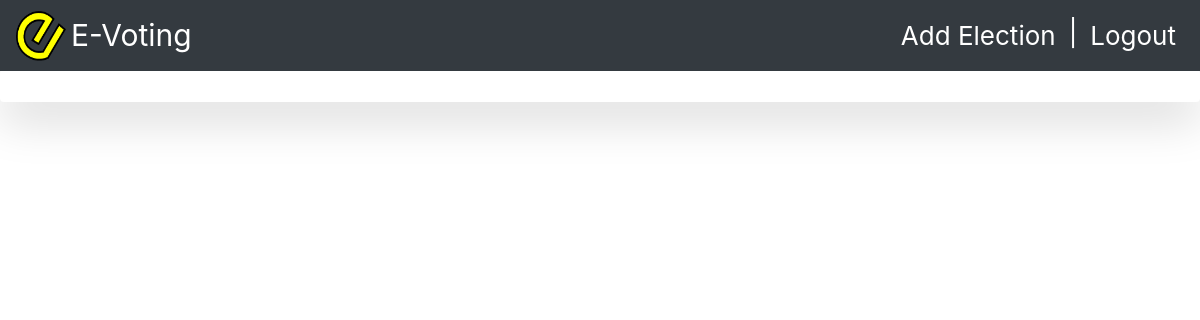
The page /organiser_app/candidate-election/1 on the database as committed earlier.
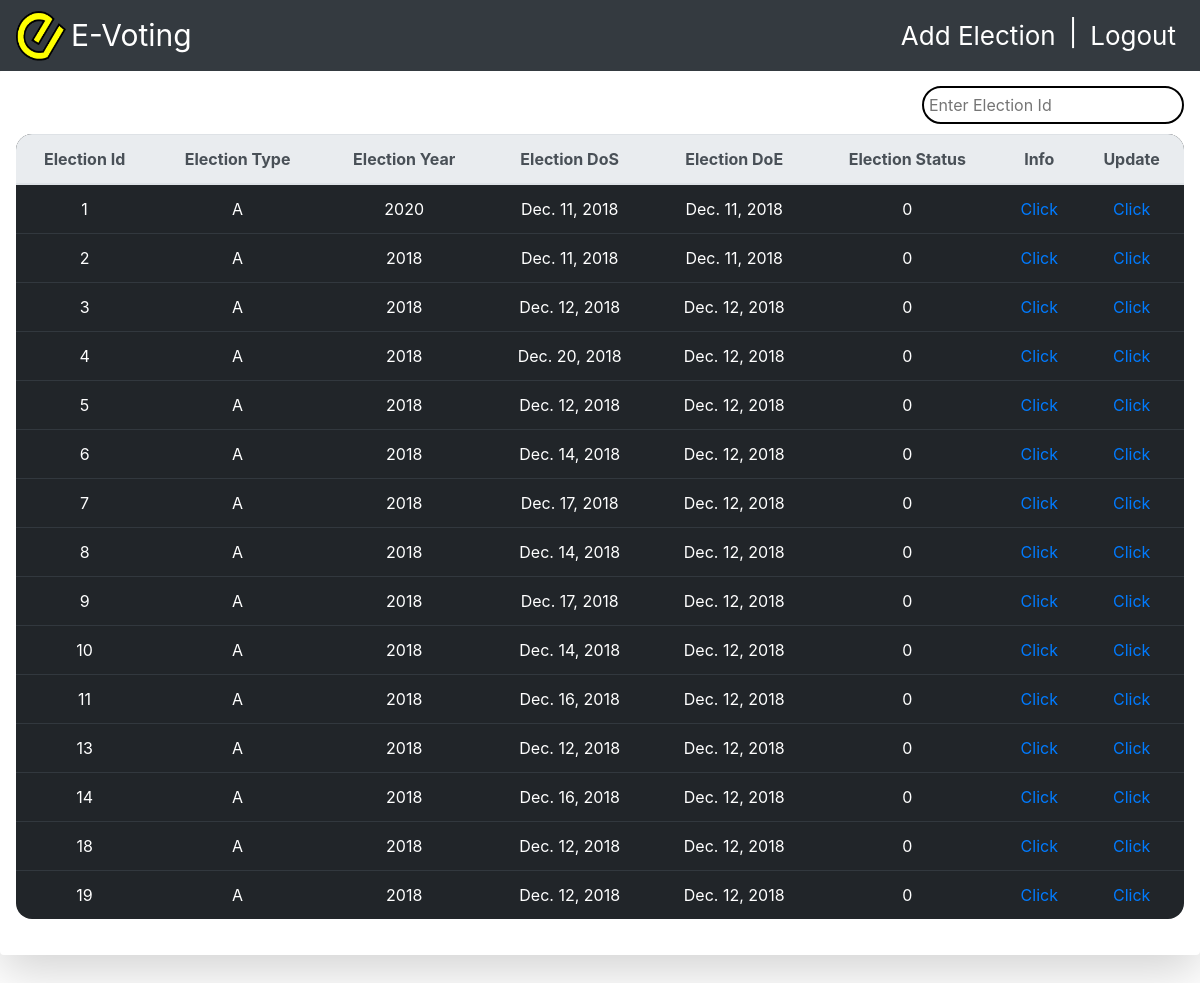
The same page on the database as committed later.
### organiser_app/models.py (models this page shows, shortened)
class Election(models.Model):
    election_type=models.CharField(choices=election_options,null=False,max_length=1,default="Parliamentary")
    election_id=models.AutoField(primary_key=True)
    election_year=models.CharField(null=False,choices=YEARS,default=2018,max_length=6)
    date_of_start=models.DateField(null=False)
    date_of_end=models.DateField(null=False)
    status=models.CharField(choices=statuses,max_length=2,default='0')
    candidates = models.ManyToManyField(to=Candidate)

### organiser_app/views.py (the view)
# urls.py: path('candidate-election/<int:pk>',views.candidate_election,name="candidate-election"),
def candidate_election(request,pk):
    template_name='organiser_app/election.html'
    election_ins=Candidate_election.objects.filter(candidate=pk)
    election_instance=[]
    for ele in election_ins:
        election_instance.append(ele.election)
    context={'election_instance':election_instance}
    return render(request,template_name,context)

### templates/organiser_app/election.html (shortened to what this page needs)
{% load staticfiles %}
<!doctype html>
<html lang="en">
   <head>
      <link rel="stylesheet" href="https://stackpath.bootstrapcdn.com/bootstrap/4.1.3/css/bootstrap.min.css">
   </head>
   <body style="position: relative; padding-top: 20px;">
      <nav class="navbar fixed-top container-fluid navbar-expand-lg navbar-light bg-dark">
         <div class="collapse navbar-collapse " id="navbarSupportedContent">
            <img src="{% static "images/e-voting.png"%}" alt="evoting image" width="50" height="50">
            <p style="color:white; font-size:30px;margin:5px">E-Voting</p>
         </div>
         <ul class="nav navbar-nav navbar-right">
            <li class="nav-item active">
               <a class="nav-link text-white" href="{% url 'organiser_app:addelection' %}" style="font-size:26px">Add Election <span class="sr-only">(current)</span></a>
            </li>
            <li>
               <p class="text-white " style="font-size:26px;margin:5px">|</p>
            </li>
            <li class="nav-item active">
               <a class="nav-link text-white" href="{% url 'organiser_app:evoting-logout'%}" style="font-size:26px">Logout <span class="sr-only">(current)</span></a>
            </li>
         </ul>
      </nav>
      <div class="shadow-lg p-3 mb-5 bg-white rounded" style="margin-top:50px" id="elections">
         {% if election_instance %}
         <input class="search float-right" style="border-radius:20px;padding:5px;margin-bottom:10px;border:2px solid black;outline:none;"placeholder="Enter Election Id" />
         <table class="table table-dark " style="margin: 20px auto;">
            <thead class="thead thead-light " style="text-align: center">
               <th class="eid"> Election Id</th>
               <th class="type"> Election Type</th>
               <th > Election Year</th>
               <th> Election DoS</th>
               <th> Election DoE</th>
               <th class="status"> Election Status</th>
               <th> Info </th>
               <th>Update</th>
            </thead>
            <tbody class="list">
               {% for election in election_instance%}
               <tr style="text-align: center">
                  <td class="eid">{{ election.election_id}}</td>
                  <td class="type">{{ election.election_type}}</td>
                  <td >{{ election.election_year}}</td>
                  <td>{{ election.date_of_start}}</td>
                  <td>{{ election.date_of_end}}</td>
                  <td class="status">{{ election.status}}</td>
                  <td><a href="{% url "organiser_app:election-candidate" election.election_id %}" >Click</a></td>
                  <td><a href="{% url "organiser_app:election_edit" election.election_id %}" >Click</a></td>
               </tr>
               {% endfor %}
            </tbody>
         </table>
         {% endif %}
      </div>
   </body>
</html>

Rows that differ between the two databases and show on the page:
added Election: election_id "1", election_type "A", election_year "2020", date_of_start "Dec. 11, 2018", date_of_end "Dec. 11, 2018", status "0"
added Election: election_id "2", election_type "A", election_year "2018", date_of_start "Dec. 11, 2018", date_of_end "Dec. 11, 2018", status "0"
added Election: election_id "3", election_type "A", election_year "2018", date_of_start "Dec. 12, 2018", date_of_end "Dec. 12, 2018", status "0"
added Election: election_id "4", election_type "A", election_year "2018", date_of_start "Dec. 20, 2018", date_of_end "Dec. 12, 2018", status "0"
added Election: election_id "5", election_type "A", election_year "2018", date_of_start "Dec. 12, 2018", date_of_end "Dec. 12, 2018", status "0"
added Election: election_id "6", election_type "A", election_year "2018", date_of_start "Dec. 14, 2018", date_of_end "Dec. 12, 2018", status "0"
added Election: election_id "7", election_type "A", election_year "2018", date_of_start "Dec. 17, 2018", date_of_end "Dec. 12, 2018", status "0"
added Election: election_id "8", election_type "A", election_year "2018", date_of_start "Dec. 14, 2018", date_of_end "Dec. 12, 2018", status "0"
added Election: election_id "9", election_type "A", election_year "2018", date_of_start "Dec. 17, 2018", date_of_end "Dec. 12, 2018", status "0"
added Election: election_id "10", election_type "A", election_year "2018", date_of_start "Dec. 14, 2018", date_of_end "Dec. 12, 2018", status "0"
added Election: election_id "11", election_type "A", election_year "2018", date_of_start "Dec. 16, 2018", date_of_end "Dec. 12, 2018", status "0"
added Election: election_id "13", election_type "A", election_year "2018", date_of_start "Dec. 12, 2018", date_of_end "Dec. 12, 2018", status "0"
added Election: election_id "14", election_type "A", election_year "2018", date_of_start "Dec. 16, 2018", date_of_end "Dec. 12, 2018", status "0"
added Election: election_id "18", election_type "A", election_year "2018", date_of_start "Dec. 12, 2018", date_of_end "Dec. 12, 2018", status "0"
added Election: election_id "19", election_type "A", election_year "2018", date_of_start "Dec. 12, 2018", date_of_end "Dec. 12, 2018", status "0"
Other text that changed with them:
text now shown: "Election Id Election Type Election Year Election DoS Election DoE Election Status Info Update"
